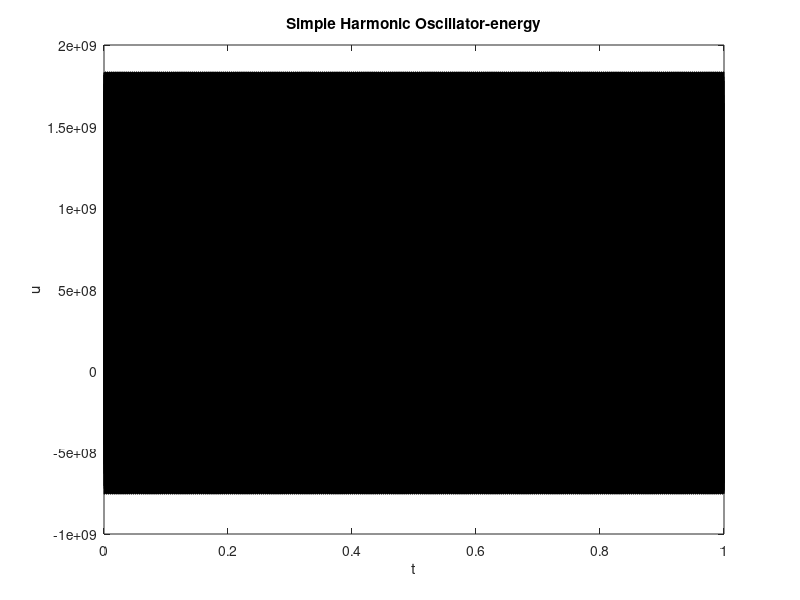

Here is the MATLAB script that generated this plot:
%%%%%%%%%%%%%%%%%%%%%%%%%%%%%%%%%%%%%%%%%%%%%%%%%%%%%%%%%%%%%%%%%%%%%%%%%%%
%%%         PBMMI:Simple harmonic oscillator_conserved energy
%%%         Author:Nuolin Lai
%%%         Create Date:08/02/2021
%%%         Last modify date:08/02/2021
%%%%%%%%%%%%%%%%%%%%%%%%%%%%%%%%%%%%%%%%%%%%%%%%%%%%%%%%%%%%%%%%%%%%%%%%%%%

clear all
close all

% parameters

SR = 44100;     % sample rate (Hz)
Tf = 1;         % duration (s)
f0 = 15e3;      % frequency (Hz)
u0 = 1;         % initial displacement
v0 = 0;         % initial velocity


k = 1/SR;               % time step
w0 = 2*pi*f0;           % angular frequency (rad./s)
Nf = floor(Tf*SR);      % total number of time steps

alpha = 2/w0^2/k^2-cos(w0*k)/(1-cos(w0*k));  % the scheme free parameter

b = (2-alpha*w0^2*k^2)/(1 + ((1-alpha)*w0^2*k^2)/2); %coefficient of u1

be = 2*cos(w0*k);                                    % coefficient of u1（exact）

% initialize

%assert
if(k > 2/(w0*sqrt(2*alpha-1)) && alpha >= 0.5)
    error('Stability condition violated')
end

u2 = u0;                        % set initial displacement
u1 = u0+k*v0+k^2/2*(-w0^2*u0);  % set second displacement

u2e = u0;                       % set initial displacement
u1e = u0+k*v0+k^2/2*(-w0^2*u0); % set second displacement


out = zeros(Nf,1);      % output vector
outex = zeros(Nf,1);    % output vector（exact）
er = zeros(Nf,1);       % error vector
he = zeros(Nf,1);        % energy vector
% main loop

tic
for n=1:Nf
    u = b*u1 - u2;        % scheme update
    out(n) = u2;          % write output
    u2 = u1;              % shift state
    u1 = u;
    ue = be*u1e - u2e;    % scheme update
    outex(n) = u2e;       % write output
    he(n) = 1/(2*k^2)*(u1e^2+(w0^2*k^2-2)*u1e*u2e+u2e^2);
    u2e = u1e;            % shift state
    u1e = ue;
    er(n) = out(n)-outex(n);
end
toc

% plot

tax = [0:Nf-1]'*k;
plot(tax,he,'k');
xlabel('t');
ylabel('u');
title('Simple Harmonic Oscillator-energy');

% play sound

soundsc(out,SR)
